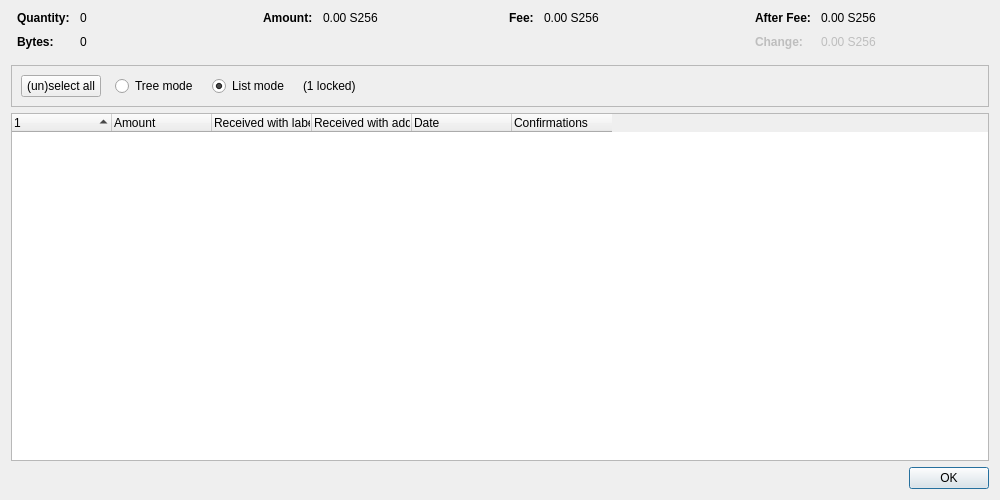
<?xml version="1.0" encoding="UTF-8"?>
<ui version="4.0">
 <class>CoinControlDialog</class>
 <widget class="QDialog" name="CoinControlDialog">
  <property name="geometry">
   <rect>
    <x>0</x>
    <y>0</y>
    <width>1000</width>
    <height>500</height>
   </rect>
  </property>
  <property name="windowTitle">
   <string>Coin Selection</string>
  </property>
  <layout class="QVBoxLayout" name="verticalLayout">
   <item>
    <layout class="QHBoxLayout" name="horizontalLayoutTop" stretch="0,0,0,0">
     <property name="topMargin">
      <number>0</number>
     </property>
     <property name="bottomMargin">
      <number>10</number>
     </property>
     <item>
      <layout class="QFormLayout" name="formLayoutCoinControl1">
       <property name="labelAlignment">
        <set>Qt::AlignLeft|Qt::AlignVCenter</set>
       </property>
       <property name="horizontalSpacing">
        <number>10</number>
       </property>
       <property name="verticalSpacing">
        <number>10</number>
       </property>
       <property name="leftMargin">
        <number>6</number>
       </property>
       <property name="rightMargin">
        <number>6</number>
       </property>
       <item row="0" column="0">
        <widget class="QLabel" name="labelCoinControlQuantityText">
         <property name="font">
          <font>
           <weight>75</weight>
           <bold>true</bold>
          </font>
         </property>
         <property name="text">
          <string>Quantity:</string>
         </property>
        </widget>
       </item>
       <item row="0" column="1">
        <widget class="QLabel" name="labelCoinControlQuantity">
         <property name="cursor">
          <cursorShape>IBeamCursor</cursorShape>
         </property>
         <property name="contextMenuPolicy">
          <enum>Qt::ActionsContextMenu</enum>
         </property>
         <property name="text">
          <string notr="true">0</string>
         </property>
         <property name="textInteractionFlags">
          <set>Qt::LinksAccessibleByMouse|Qt::TextSelectableByKeyboard|Qt::TextSelectableByMouse</set>
         </property>
        </widget>
       </item>
       <item row="1" column="0">
        <widget class="QLabel" name="labelCoinControlBytesText">
         <property name="font">
          <font>
           <weight>75</weight>
           <bold>true</bold>
          </font>
         </property>
         <property name="text">
          <string>Bytes:</string>
         </property>
        </widget>
       </item>
       <item row="1" column="1">
        <widget class="QLabel" name="labelCoinControlBytes">
         <property name="cursor">
          <cursorShape>IBeamCursor</cursorShape>
         </property>
         <property name="contextMenuPolicy">
          <enum>Qt::ActionsContextMenu</enum>
         </property>
         <property name="text">
          <string notr="true">0</string>
         </property>
         <property name="textInteractionFlags">
          <set>Qt::LinksAccessibleByMouse|Qt::TextSelectableByKeyboard|Qt::TextSelectableByMouse</set>
         </property>
        </widget>
       </item>
      </layout>
     </item>
     <item>
      <layout class="QFormLayout" name="formLayoutCoinControl2">
       <property name="horizontalSpacing">
        <number>10</number>
       </property>
       <property name="verticalSpacing">
        <number>10</number>
       </property>
       <property name="leftMargin">
        <number>6</number>
       </property>
       <property name="rightMargin">
        <number>6</number>
       </property>
       <item row="0" column="0">
        <widget class="QLabel" name="labelCoinControlAmountText">
         <property name="font">
          <font>
           <weight>75</weight>
           <bold>true</bold>
          </font>
         </property>
         <property name="text">
          <string>Amount:</string>
         </property>
        </widget>
       </item>
       <item row="0" column="1">
        <widget class="QLabel" name="labelCoinControlAmount">
         <property name="cursor">
          <cursorShape>IBeamCursor</cursorShape>
         </property>
         <property name="contextMenuPolicy">
          <enum>Qt::ActionsContextMenu</enum>
         </property>
         <property name="text">
          <string notr="true">0.00 S256</string>
         </property>
         <property name="textInteractionFlags">
          <set>Qt::LinksAccessibleByMouse|Qt::TextSelectableByKeyboard|Qt::TextSelectableByMouse</set>
         </property>
        </widget>
       </item>
      </layout>
     </item>
     <item>
      <layout class="QFormLayout" name="formLayoutCoinControl3">
       <property name="horizontalSpacing">
        <number>10</number>
       </property>
       <property name="verticalSpacing">
        <number>10</number>
       </property>
       <property name="leftMargin">
        <number>6</number>
       </property>
       <property name="rightMargin">
        <number>6</number>
       </property>
       <item row="0" column="0">
        <widget class="QLabel" name="labelCoinControlFeeText">
         <property name="font">
          <font>
           <weight>75</weight>
           <bold>true</bold>
          </font>
         </property>
         <property name="text">
          <string>Fee:</string>
         </property>
        </widget>
       </item>
       <item row="0" column="1">
        <widget class="QLabel" name="labelCoinControlFee">
         <property name="cursor">
          <cursorShape>IBeamCursor</cursorShape>
         </property>
         <property name="contextMenuPolicy">
          <enum>Qt::ActionsContextMenu</enum>
         </property>
         <property name="text">
          <string notr="true">0.00 S256</string>
         </property>
         <property name="textInteractionFlags">
          <set>Qt::LinksAccessibleByMouse|Qt::TextSelectableByKeyboard|Qt::TextSelectableByMouse</set>
         </property>
        </widget>
       </item>
      </layout>
     </item>
     <item>
      <layout class="QFormLayout" name="formLayoutCoinControl4">
       <property name="labelAlignment">
        <set>Qt::AlignLeft|Qt::AlignVCenter</set>
       </property>
       <property name="horizontalSpacing">
        <number>10</number>
       </property>
       <property name="verticalSpacing">
        <number>10</number>
       </property>
       <property name="leftMargin">
        <number>6</number>
       </property>
       <property name="rightMargin">
        <number>6</number>
       </property>
       <item row="0" column="0">
        <widget class="QLabel" name="labelCoinControlAfterFeeText">
         <property name="font">
          <font>
           <weight>75</weight>
           <bold>true</bold>
          </font>
         </property>
         <property name="text">
          <string>After Fee:</string>
         </property>
        </widget>
       </item>
       <item row="0" column="1">
        <widget class="QLabel" name="labelCoinControlAfterFee">
         <property name="cursor">
          <cursorShape>IBeamCursor</cursorShape>
         </property>
         <property name="contextMenuPolicy">
          <enum>Qt::ActionsContextMenu</enum>
         </property>
         <property name="text">
          <string notr="true">0.00 S256</string>
         </property>
         <property name="textInteractionFlags">
          <set>Qt::LinksAccessibleByMouse|Qt::TextSelectableByKeyboard|Qt::TextSelectableByMouse</set>
         </property>
        </widget>
       </item>
       <item row="1" column="0">
        <widget class="QLabel" name="labelCoinControlChangeText">
         <property name="enabled">
          <bool>false</bool>
         </property>
         <property name="font">
          <font>
           <weight>75</weight>
           <bold>true</bold>
          </font>
         </property>
         <property name="text">
          <string>Change:</string>
         </property>
        </widget>
       </item>
       <item row="1" column="1">
        <widget class="QLabel" name="labelCoinControlChange">
         <property name="enabled">
          <bool>false</bool>
         </property>
         <property name="cursor">
          <cursorShape>IBeamCursor</cursorShape>
         </property>
         <property name="contextMenuPolicy">
          <enum>Qt::ActionsContextMenu</enum>
         </property>
         <property name="text">
          <string notr="true">0.00 S256</string>
         </property>
         <property name="textInteractionFlags">
          <set>Qt::LinksAccessibleByMouse|Qt::TextSelectableByKeyboard|Qt::TextSelectableByMouse</set>
         </property>
        </widget>
       </item>
      </layout>
     </item>
    </layout>
   </item>
   <item>
    <widget class="QFrame" name="frame">
     <property name="minimumSize">
      <size>
       <width>0</width>
       <height>40</height>
      </size>
     </property>
     <property name="frameShape">
      <enum>QFrame::StyledPanel</enum>
     </property>
     <property name="frameShadow">
      <enum>QFrame::Sunken</enum>
     </property>
     <layout class="QHBoxLayout" name="horizontalLayout">
      <item>
       <layout class="QHBoxLayout" name="horizontalLayoutPanel" stretch="0,0,0,0,0">
        <property name="spacing">
         <number>14</number>
        </property>
        <item>
         <widget class="QPushButton" name="pushButtonSelectAll">
          <property name="sizePolicy">
           <sizepolicy hsizetype="Maximum" vsizetype="Fixed">
            <horstretch>0</horstretch>
            <verstretch>0</verstretch>
           </sizepolicy>
          </property>
          <property name="text">
           <string>(un)select all</string>
          </property>
          <property name="autoDefault">
           <bool>false</bool>
          </property>
         </widget>
        </item>
        <item>
         <widget class="QRadioButton" name="radioTreeMode">
          <property name="sizePolicy">
           <sizepolicy hsizetype="Maximum" vsizetype="Fixed">
            <horstretch>0</horstretch>
            <verstretch>0</verstretch>
           </sizepolicy>
          </property>
          <property name="text">
           <string>Tree mode</string>
          </property>
         </widget>
        </item>
        <item>
         <widget class="QRadioButton" name="radioListMode">
          <property name="sizePolicy">
           <sizepolicy hsizetype="Maximum" vsizetype="Fixed">
            <horstretch>0</horstretch>
            <verstretch>0</verstretch>
           </sizepolicy>
          </property>
          <property name="text">
           <string>List mode</string>
          </property>
          <property name="checked">
           <bool>true</bool>
          </property>
         </widget>
        </item>
        <item>
         <widget class="QLabel" name="labelLocked">
          <property name="text">
           <string notr="true">(1 locked)</string>
          </property>
         </widget>
        </item>
        <item>
         <spacer name="horizontalSpacer">
          <property name="orientation">
           <enum>Qt::Horizontal</enum>
          </property>
          <property name="sizeHint" stdset="0">
           <size>
            <width>40</width>
            <height>20</height>
           </size>
          </property>
         </spacer>
        </item>
       </layout>
      </item>
     </layout>
    </widget>
   </item>
   <item>
    <widget class="CoinControlTreeWidget" name="treeWidget">
     <property name="contextMenuPolicy">
      <enum>Qt::CustomContextMenu</enum>
     </property>
     <property name="sortingEnabled">
      <bool>false</bool>
     </property>
     <property name="columnCount">
      <number>6</number>
     </property>
     <attribute name="headerShowSortIndicator" stdset="0">
      <bool>true</bool>
     </attribute>
     <attribute name="headerStretchLastSection">
      <bool>false</bool>
     </attribute>
     <column>
      <property name="text">
       <string/>
      </property>
     </column>
     <column>
      <property name="text">
       <string>Amount</string>
      </property>
     </column>
     <column>
      <property name="text">
       <string>Received with label</string>
      </property>
     </column>
     <column>
      <property name="text">
       <string>Received with address</string>
      </property>
     </column>
     <column>
      <property name="text">
       <string>Date</string>
      </property>
     </column>
     <column>
      <property name="text">
       <string>Confirmations</string>
      </property>
      <property name="toolTip">
       <string>Confirmed</string>
      </property>
     </column>
     <column>
      <property name="text">
       <string/>
      </property>
     </column>
     <column>
      <property name="text">
       <string/>
      </property>
     </column>
     <column>
      <property name="text">
       <string/>
      </property>
     </column>
     <column>
      <property name="text">
       <string/>
      </property>
     </column>
    </widget>
   </item>
   <item>
    <widget class="QDialogButtonBox" name="buttonBox">
     <property name="orientation">
      <enum>Qt::Horizontal</enum>
     </property>
     <property name="standardButtons">
      <set>QDialogButtonBox::Ok</set>
     </property>
    </widget>
   </item>
  </layout>
 </widget>
 <customwidgets>
  <customwidget>
   <class>CoinControlTreeWidget</class>
   <extends>QTreeWidget</extends>
   <header>qt/coincontroltreewidget.h</header>
  </customwidget>
 </customwidgets>
 <resources/>
 <connections/>
</ui>
